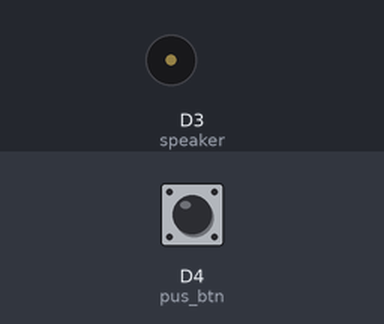
This sketch was run on a simulated ESP8266 (NodeMCU). Shown: buzzer (waves = sounding, pin HIGH). The inputs (shaded band) are chosen by the test bench; at power-on: D4 (pus_btn) HIGH.

Above: at 1.2 s.
1.3 s: D4 (pus_btn) pulled LOW for 0.15 s
At 1.7 s:
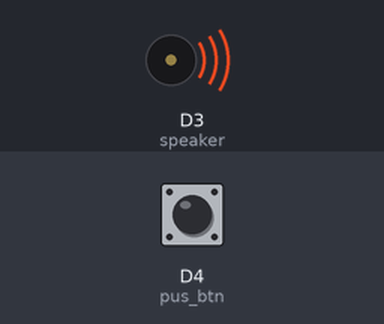
Timing chart, 0 to 4.3 s (numbered marks = the images above; inputs shaded):
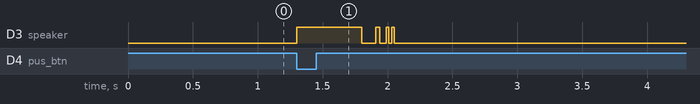

The sketch:

my_oled_sketch.ino
```cpp
// Track 1: Dispense
// Track 2: Connected
// Track 3: WiFi Waiting
// Track 4: Success

int speaker = D3; // Pin connected to the speaker
int pus_btn = D4; // Pin connected to the push button
int prev_btn_state = HIGH; // Previous state of the button (initially HIGH)
int curr_btn_state; // Current state of the button

void setup() {
  pinMode(speaker, OUTPUT); // Set the speaker pin as output
  pinMode(pus_btn, INPUT_PULLUP); // Set the push button pin as input with internal pull-up resistor
}

void loop() {
  curr_btn_state = digitalRead(pus_btn); // Read the current state of the button

  // Check if the button was pressed (transition from HIGH to LOW)
  if ((prev_btn_state == HIGH) && (curr_btn_state == LOW)) {
    track4(); // Play the success track
  }

  prev_btn_state = curr_btn_state; // Update the previous state to the current state
}

// Function to play a tone on the speaker
// pin: Pin connected to the speaker
// duration: Duration to play the tone
// after_duration: Duration to wait after playing the tone
void playTone(int pin, int duration, int after_duration) {
  digitalWrite(pin, HIGH); // Turn the speaker on
  delay(duration); // Wait for the specified duration
  digitalWrite(pin, LOW); // Turn the speaker off
  delay(after_duration); // Wait for the specified after_duration
}

// Function to play track 1 (dispense)
void track1() {
  playTone(speaker, 20, 10);
  playTone(speaker, 40, 30);
  playTone(speaker, 40, 30);
  playTone(speaker, 20, 10);
}

// Function to play track 2 (connected)
void track2() {
  playTone(speaker, 20, 100);
  playTone(speaker, 40, 10);
  playTone(speaker, 40, 10);
  playTone(speaker, 20, 100);
}

// Function to play track 3 (WiFi waiting)
void track3() {
  playTone(speaker, 30, 10);
  playTone(speaker, 10, 100);
  playTone(speaker, 30, 10);
}

// Function to play track 4 (success)
void track4() {
  playTone(speaker, 500, 100);
  playTone(speaker, 5, 5);
  playTone(speaker, 30, 50);
  playTone(speaker, 20, 20);
  playTone(speaker, 20, 20);
}
```
